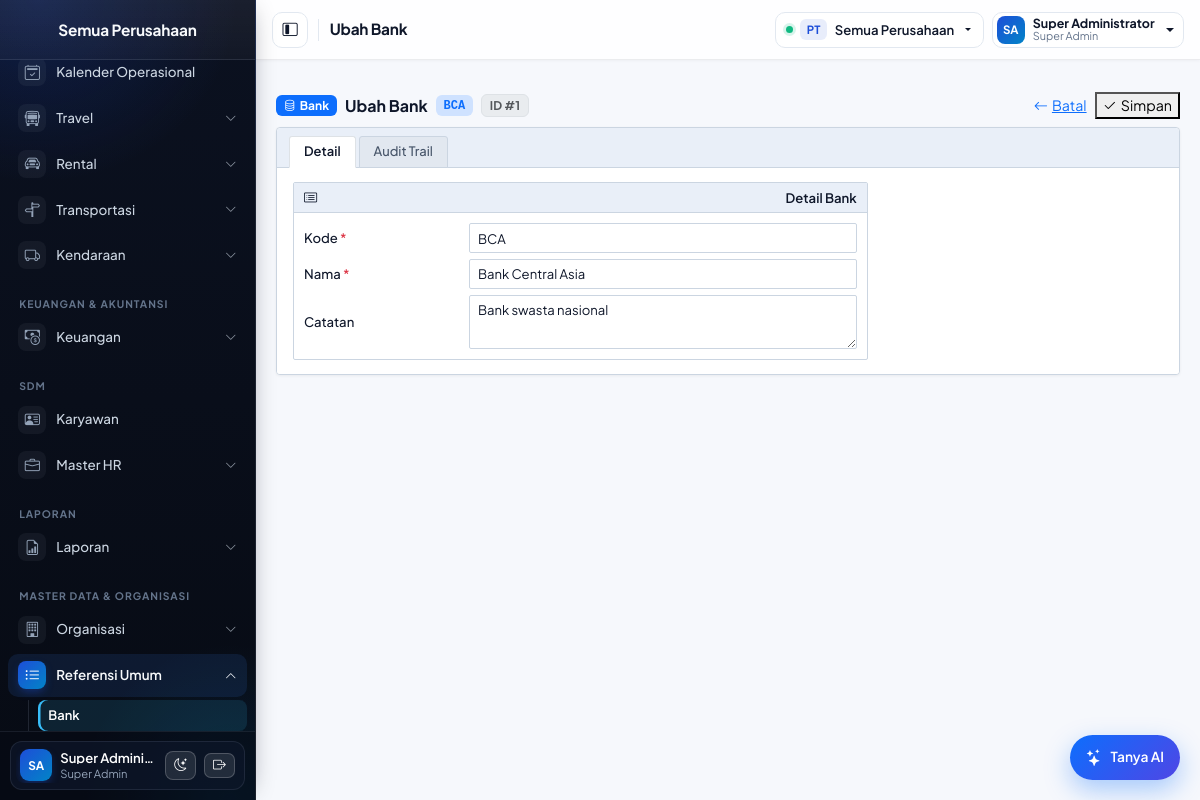
/pages/masters/banks/form.php?id=1 (signed in), run on the app's committed database.
### tables this page shows
CREATE TABLE `banks` (
  `id` INT(11) NOT NULL AUTO_INCREMENT,
  `code` VARCHAR(15) NOT NULL,
  `name` VARCHAR(255) NOT NULL,
  `note` VARCHAR(2000) DEFAULT NULL,
  `created_user` VARCHAR(255) DEFAULT NULL,
  `created_date` DATETIME NOT NULL DEFAULT CURRENT_TIMESTAMP,
  `modified_user` VARCHAR(255) DEFAULT NULL,
  `modified_date` DATETIME DEFAULT NULL,
  PRIMARY KEY (`id`),
  UNIQUE KEY `uq_banks_code` (`code`)
);

### pages/masters/banks/form.php (called while the page is built, shortened)
<?php
require_once __DIR__ . '/../_engine.php';
master_form('banks');

### includes/auth.php (called while the page is built, shortened)
<?php
function active_company_id(): ?int
{
    $id = $_SESSION['company_id'] ?? null;
    return $id === null ? null : (int) $id;
}

### config/database.php (called while the page is built, shortened)
<?php
function db(): mysqli
{
    static $conn = null;
    if ($conn instanceof mysqli) {
        return $conn;
    }
    try {
        $conn = new mysqli(DB_HOST, DB_USER, DB_PASS, DB_NAME);
        $conn->set_charset('utf8mb4');
    } catch (mysqli_sql_exception $e) {
        http_response_code(500);
        error_log('DB connection failed: ' . $e->getMessage());
        exit('Koneksi database gagal. Periksa konfigurasi.');
    }
    return $conn;
}

### includes/functions.php (the view, shortened to what this page needs)
<?php
function e(?string $s): string
{
    return htmlspecialchars((string) $s, ENT_QUOTES, 'UTF-8');
}
function ui_erp_toolbar(string $moduleLabel, string $moduleIcon, string $titleText = '', array $badges = [], array $actions = [], string $meta = ''): string
{
    $html = '<div class="d-flex flex-wrap justify-content-between align-items-center gap-2 mb-2">';
    $html .= '<div class="d-flex flex-wrap align-items-center gap-2">';
    $iconHtml = $moduleIcon !== '' ? '<i class="bi bi-' . e($moduleIcon) . ' me-1"></i>' : '';
    $html .= '<span class="badge bg-primary text-white">' . $iconHtml . e($moduleLabel) . '</span>';
    if ($titleText !== '') {
        $html .= '<strong class="fs-6">' . e($titleText) . '</strong>';
    }
    foreach ($badges as $b) {
        if (is_array($b) && isset($b['html'])) {
            $html .= (string) $b['html'];
        } elseif (is_string($b) && $b !== '') {
            $html .= '<span class="badge bg-body-secondary text-body-secondary border">' . e($b) . '</span>';
        } elseif (is_array($b) && !empty($b['text'])) {
            $cls = $b['class'] ?? 'bg-body-secondary text-body-secondary border';
            $idAttr = !empty($b['id']) ? ' id="' . e((string) $b['id']) . '"' : '';
            $html .= '<span class="badge ' . e($cls) . '"' . $idAttr . '>' . e($b['text']) . '</span>';
        }
    }
    $html .= '</div>';
    if (!empty($actions)) {
        $html .= '<div class="d-flex flex-wrap align-items-center gap-2 ms-auto">';
        foreach ($actions as $act) {
            $cls = $act['class'] ?? 'btn btn-outline-secondary btn-sm';
            $icon = !empty($act['icon']) ? '<i class="bi bi-' . e($act['icon']) . ' me-1"></i>' : '';
            if (($act['type'] ?? '') === 'submit') {
                $formAttr = !empty($act['form']) ? ' form="' . e((string) $act['form']) . '"' : '';
                $html .= '<button type="submit"' . $formAttr . ' class="' . e($cls) . '">' . $icon . e((string) ($act['label'] ?? 'Simpan')) . '</button>';
            } else {
                $rawHref = (string) ($act['href'] ?? '#');
                $href = (str_starts_with($rawHref, 'http') || str_starts_with($rawHref, '?') || str_starts_with($rawHref, '#'))
                    ? $rawHref
                    : APP_URL . '/' . ltrim($rawHref, '/');
                $targetAttr = !empty($act['target']) ? ' target="' . e((string) $act['target']) . '"' : '';
                $html .= '<a class="' . e($cls) . '" href="' . e($href) . '"' . $targetAttr . '>' . $icon . e((string) ($act['label'] ?? '')) . '</a>';
            }
        }
        $html .= '</div>';
    }
    $html .= '</div>';
    return $html;
}

### pages/masters/_engine.php (shortened to what this page needs)
<?php
function master_tables(): array
{
    return $defs;
}
function master_spec(string $key): array
{
    $defs = master_tables();
    return $defs[$key];
}
function master_base_url(array $spec): string
{
    return APP_URL . '/pages/' . $spec['module'] . '/' . $spec['table'];
}
function master_find(array $spec, int $id): ?array
{
    $stmt = db()->prepare('SELECT * FROM `' . $spec['table'] . '` WHERE id = ? LIMIT 1');
    $stmt->bind_param('i', $id);
    $stmt->execute();
    $row = $stmt->get_result()->fetch_assoc();
    return $row;
}
    ?>
    <?php
function master_form(string $key): void
{
    $spec = master_spec($key);
    $id = (int) ($_GET['id'] ?? $_POST['id'] ?? 0);
    if ($id > 0) {
        $found = master_find($spec, $id);
        $row = $found;
    }
    $title  = ($id > 0 ? 'Ubah ' : 'Tambah ') . $spec['title'];
    require __DIR__ . '/../../includes/header.php';
    ?>
    <main class="p-2 p-md-3">
        <?= ui_erp_toolbar(
            $spec['title'],
            'database',
            $title,
            $id > 0 ? array_values(array_filter([
                !empty($row['code']) ? ['text' => (string) $row['code'], 'class' => 'bg-primary-subtle text-primary font-monospace'] : null,
                'ID #' . $id,
                isset($row['is_active']) ? ['text' => !empty($row['is_active']) ? 'Aktif' : 'Nonaktif', 'class' => !empty($row['is_active']) ? 'bg-success-subtle text-success' : 'bg-secondary-subtle text-secondary'] : null,
            ])) : [],
            [
                ['label' => 'Batal', 'icon' => 'arrow-left', 'href' => master_base_url($spec) . '/index.php', 'class' => 'btn-outline-secondary'],
                ['label' => 'Simpan', 'icon' => 'check2', 'type' => 'submit', 'form' => 'formMasterEngine', 'class' => 'btn-primary'],
            ]
        ) ?>
        <form method="post" action="<?= e(master_base_url($spec)) ?>/form.php<?= $id > 0 ? '?id=' . $id : '' ?>" id="formMasterEngine" enctype="multipart/form-data">
            <div class="erp-window-card">
                <ul class="nav nav-tabs erp-sub-tabs" role="tablist">
                    <li class="nav-item" role="presentation">
                        <button class="nav-link active" id="tab-master-detail" data-bs-toggle="tab" data-bs-target="#pane-master-detail" type="button" role="tab">Detail</button>
                    </li>
                    <?php if ($id > 0): ?>
                        <li class="nav-item" role="presentation">
                            <button class="nav-link" id="tab-master-audit" data-bs-toggle="tab" data-bs-target="#pane-master-audit" type="button" role="tab">Audit Trail</button>
                        </li>
                    <?php endif; ?>
                </ul>
                <div class="erp-content-body tab-content">
                    <div class="tab-pane fade show active" id="pane-master-detail" role="tabpanel">
                        <div class="row g-3">
                            <div class="col-lg-8">
                                <div class="rnt-panel mb-0">
                                    <div class="rnt-panel-header"><i class="bi bi-card-list"></i> Detail <?= e($spec['title']) ?></div>
                                    <div class="rnt-panel-body">
                                        <?php foreach ($spec['fields'] as $f):
                                            $col = $f['col']; $val = $row[$col] ?? null; ?>
                                            <?php $ftype = $f['type'] ?? ''; ?>
                                            <?php $isTop = in_array($ftype, ['textarea', 'blob'], true); ?>
                                            <div class="rnt-row<?= $isTop ? ' rnt-row-top' : '' ?>">
                                                <div class="rnt-label">
                                                    <?= e($f['label']) ?><?php if (!empty($f['required']) && $ftype !== 'checkbox'): ?> <span class="text-danger">*</span><?php endif; ?>
                                                </div>
                                                <div class="rnt-field">
                                                    <?php if ($ftype === 'checkbox'): ?>
                                                        <div class="rnt-check-wrap">
                                                            <div class="form-check mb-0">
                                                                <input class="form-check-input" type="checkbox" id="<?= e($col) ?>" name="<?= e($col) ?>" <?= $val ? 'checked' : '' ?>>
                                                                <label class="form-check-label small" for="<?= e($col) ?>"><?= e($f['label']) ?></label>
                                                            </div>
                                                        </div>
                                                    <?php elseif ($ftype === 'textarea'): ?>
                                                        <textarea class="form-control form-control-sm rnt-ta-compact" id="<?= e($col) ?>" name="<?= e($col) ?>" rows="2" maxlength="<?= (int) ($f['max'] ?? 2000) ?>"><?= e((string) $val) ?></textarea>
                                                    <?php elseif ($ftype === 'money' || $ftype === 'number'): ?>
                                                        <input class="form-control form-control-sm" type="number" step="<?= $ftype === 'money' ? '0.01' : '1' ?>" id="<?= e($col) ?>" name="<?= e($col) ?>"
                                                            value="<?= e((string) ($val ?? '0')) ?>" <?= !empty($f['required']) ? 'required' : '' ?>>
                                                    <?php else: ?>
                                                        <input class="form-control form-control-sm<?= !empty($f['upper']) ? ' text-uppercase' : '' ?>" id="<?= e($col) ?>" name="<?= e($col) ?>"
                                                            maxlength="<?= (int) ($f['max'] ?? 255) ?>" value="<?= e((string) $val) ?>" <?= !empty($f['required']) ? 'required' : '' ?>>
                                                    <?php endif; ?>
                                                </div>
                                            </div>
                                        <?php endforeach; ?>
                                    </div>
                                </div>
                            </div>
                        </div>
                    </div>
                </div>
            </div>
        </form>
    </main>
    <?php
    require __DIR__ . '/../../includes/footer.php';
}

### data on the page
banks: code "BCA", name "Bank Central Asia", note "Bank swasta nasional"

### other printed values
$sidebarCompanyName "Semua Perusahaan"
$m['label'] "Kalender Operasional"
$m['label'] "Travel"
$m['label'] "Rental"
$m['label'] "Transportasi"
$m['label'] "Kendaraan"
$sec "KEUANGAN & AKUNTANSI"
$m['label'] "Keuangan"
$sec "SDM"
$m['label'] "Karyawan"
$m['label'] "Master HR"
$sec "LAPORAN"
$m['label'] "Laporan"
$sec "MASTER DATA & ORGANISASI"
$m['label'] "Organisasi"
